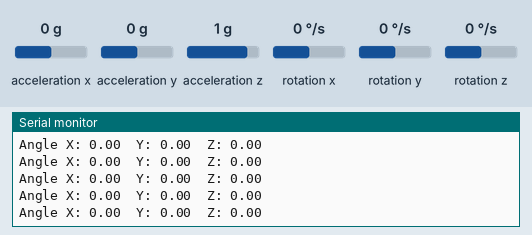
The sketch below on a simulated ESP32. Shown: the last lines printed to the serial monitor. Inputs (shaded band) come from the test bench; at power-on: acceleration x 0 g, acceleration y 0 g, acceleration z 1 g, rotation z 0 °/s, rotation x 0 °/s, rotation y 0 °/s.

Above: at 4.2 s.
4.3 s: acceleration x set to -1.4 g
At 4.33 s:
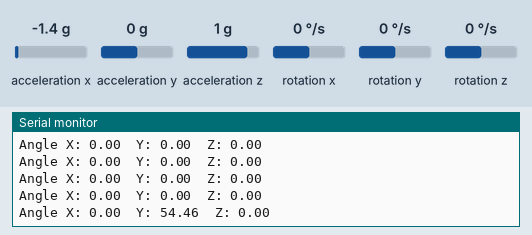
5.8 s: acceleration y set to -1.4 g
At 5.86 s:
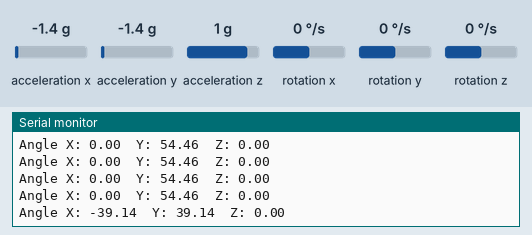
7.3 s: acceleration z set to -1.4 g
At 7.39 s:
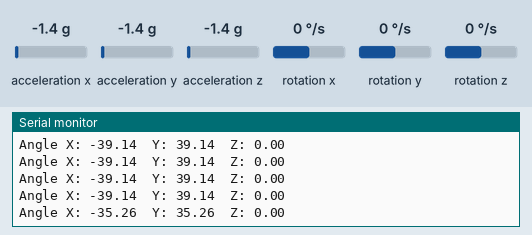
8.8 s: rotation z set to -192 °/s
At 8.82 s:
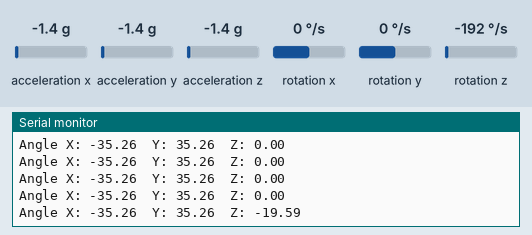
Timing chart, 0 to 11.3 s (numbered marks = the images above; inputs shaded):
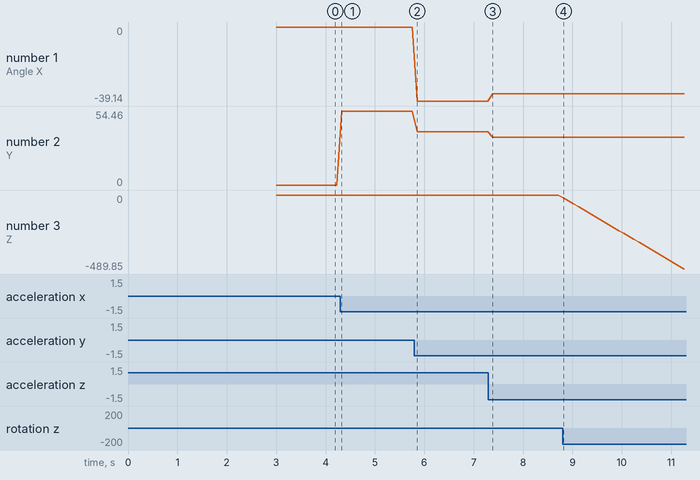

Measured:
- after the input at 4.3 s, the serial monitor: prints a new line at once (image 1)
- after the input at 5.8 s, the serial monitor: prints a new line after 0.06 s (image 2)
- after the input at 7.3 s, the serial monitor: prints a new line after 0.09 s (image 3)
- after the input at 8.8 s, the serial monitor: prints a new line at once (image 4)
- plotted number 1: 0 → -39.14 after the input at 5.8 s, -39.14 → -35.26 after the input at 7.3 s
- plotted number 2: 0 → 54.46 after the input at 4.3 s, 54.46 → 39.14 after the input at 5.8 s, 39.14 → 35.26 after the input at 7.3 s
- plotted number 3: 0 → -489.85 after the input at 8.8 s

The sketch:

mpu6050_test.ino
```cpp
#include <MPU6050_tockn.h>
#include <Wire.h>

// Define custom I2C pins
#define I2C_SDA 32
#define I2C_SCL 33

MPU6050 mpu6050(Wire);

void setup() {
  Serial.begin(115200);

  // Initialize I2C with custom pins
  Wire.begin(I2C_SDA, I2C_SCL);

  // Initialize MPU6050
  mpu6050.begin();
  mpu6050.calcGyroOffsets(true);
}

void loop() {
  mpu6050.update();
  Serial.print("Angle X: ");
  Serial.print(mpu6050.getAngleX());
  Serial.print("  Y: ");
  Serial.print(mpu6050.getAngleY());
  Serial.print("  Z: ");
  Serial.println(mpu6050.getAngleZ());
  delay(100);
}
```
